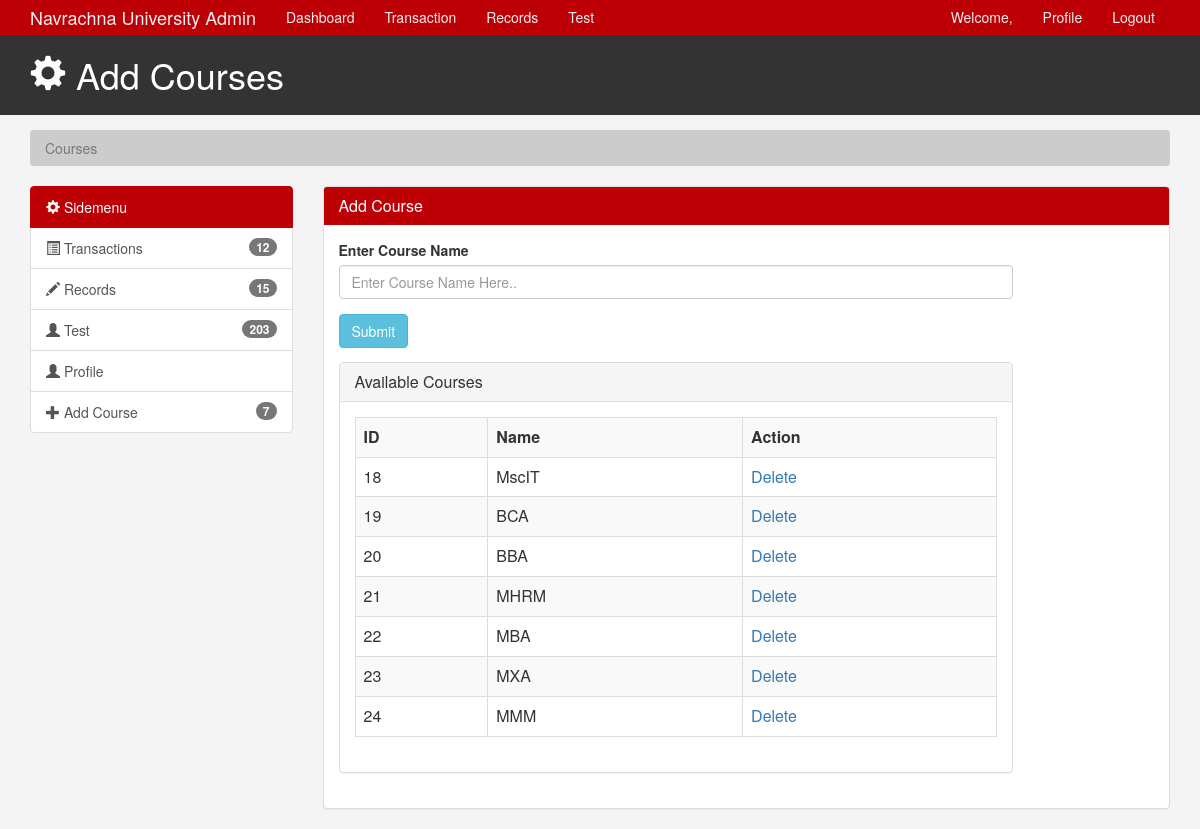
The app's page /admin/addCourse.php (signed in), older data.
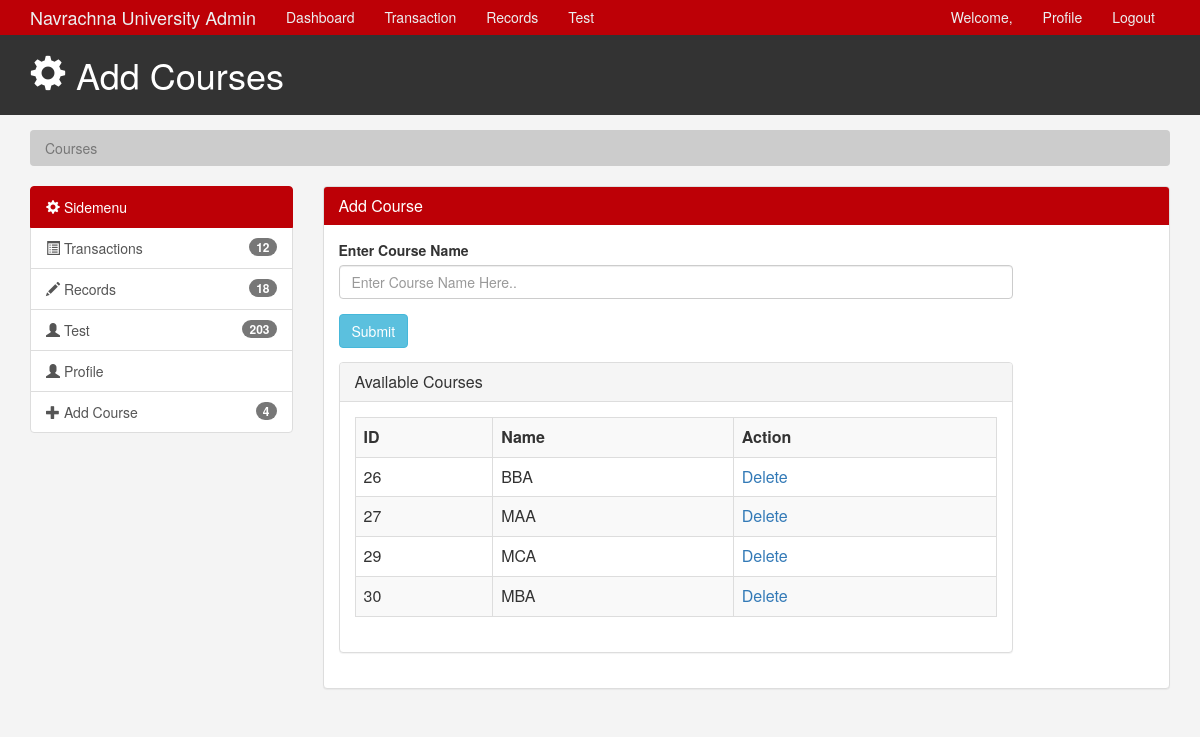
The same page, newer data.
### tables this page shows
CREATE TABLE `courses` (
  `ID` int(2) NOT NULL,
  `coursename` varchar(20) DEFAULT NULL,
  `isActive` tinyint(1) DEFAULT NULL
);

### admin/addCourse.php (the view, shortened to what this page needs)
<?php
	if(isset($_SESSION['email']))
	{
    ?>
<html lang="en">
<head>
   <link href="css/bootstrap.min.css" rel="stylesheet">
   <link href="css/style.css" rel="stylesheet">
</head>
<body>
   <?php include'adminMenu.php' ?>
   <header id="header">
      <div class="container">
         <div class="row">
            <div class="col-md-10">
               <h1><span class="glyphicon glyphicon-cog" aria-hidden="true"></span> Add Courses </h1>
            </div>
         </div>
      </div>
   </header>
   <section id="breadcrumb">
      <div class="container">
         <ol class="breadcrumb">
            <li class="active">Courses</li>
         </ol>
      </div>
   </section>
   <?php include 'side-menu.php' ?>
   <div class="col-md-9">
      <div class="panel panel-default">
         <div class="panel-heading main-color-bg">
            <h3 class="panel-title">Add Course</h3>
         </div>
         <div class="panel-body">
            <div class="row">
               <div class="col-md-10">
                  <form action="adminLoginHandler.php" method="post">
                  <div class="form-group">
                     <label>Enter Course Name</label>
							        <input type="text" name='cname' placeholder="Enter Course Name Here.." class="form-control" required>
						      </div>
                     <input class="btn btn-info" type="submit" name="addCourse" value="Submit">
                     </form>
                     <div class="panel panel-default">
            <div class="panel-heading">
               <h3 class="panel-title">Available Courses</h3>
            </div>
            <div class="panel-body">
            <table class="table table-striped table-hover table-bordered">
               <tr>
                 <th>ID</th>
                 <th>Name</th>
                 <th>Action</th>
               </tr>
             <?php
             $mysqli = mysqli_connect($databaseHost,$databaseUsername,$databasePassword,$databaseName);
             $query = "SELECT * FROM courses ORDER BY id";
             $result = mysqli_query($mysqli,$query);
             while($addrow = mysqli_fetch_array($result))
               {
                 ?>
                 <tr>
                 <td><?php echo $addrow[0];?></td>
                 <td><?php echo $addrow[1];?></td>
                 <td> <a href='deleteCourse.php?id=<?php echo $addrow[0]; ?>'> Delete </a> </td>
                 </tr>
             <?php }
               ?>
            </table>
          </div>
      </div>
                  </div>
               </div>
               </div>
            </div>
         </div>
      </div>
   </div>
   </section>
   </html>
   <?php
  }
else{
?>
  <?php
header("Location: ../admin/");
}
?>

### admin/side-menu.php (shortened to what this page needs)
<?php
	if(isset($_SESSION['email']))
	{
        $databaseHost = "localhost";
        $databaseUsername = "root";
        $databasePassword = "";
        $databaseName = "admission2018";
        $mysqli = new mysqli($databaseHost,$databaseUsername,$databasePassword,$databaseName);
        $query = "SELECT count(*) FROM student_data";
        $q2 = "SELECT count(*) FROM courses";
        $result = $mysqli->query($query) or die($mysqli->error);
		if($result->num_rows > 0)
		{
			while($row = $result->fetch_assoc())
			{
				foreach($row as $val)
				{
                }
            }
        }
        $result2 = $mysqli->query($q2) or die($mysqli->error);
        if($result2->num_rows > 0)
		{
			while($row2 = $result2->fetch_assoc())
			{
				foreach($row2 as $val2)
				{
                }
            }
        }
	}
?>
<section id="main">
<div class="container">
<div class="row">
<div class="col-md-3">
    <div class="list-group">
        <a href="admin.php" class="list-group-item active main-color-bg">
        <span class="glyphicon glyphicon-cog" aria-hidden="true"></span> Sidemenu</a>
        <a href="#" class="list-group-item"><span class="glyphicon glyphicon-list-alt" aria-hidden="true"></span> Transactions <span class="badge">12</span></a>
        <a href="records.php" class="list-group-item"><span class="glyphicon glyphicon-pencil" aria-hidden="true"></span> Records <span class="badge"><?php echo $val;?></span></a>
        <a href="test-questions.php" class="list-group-item"><span class="glyphicon glyphicon-user" aria-hidden="true"></span> Test <span class="badge">203</span></a>
        <a href="#" class="list-group-item"><span class="glyphicon glyphicon-user" aria-hidden="true"></span> Profile <span class="badge"></span></a>
        <a href="addCourse.php" class="list-group-item"><span class="glyphicon glyphicon-plus" aria-hidden="true"></span> Add Course <span class="badge"><?php echo $val2;?> </span></a>
    </div>
</div>

Row changes from the older to the newer data that the page shows:
removed courses: ID "18", coursename "MscIT"
removed courses: ID "19", coursename "BCA"
removed courses: ID "20", coursename "BBA"
removed courses: ID "21", coursename "MHRM"
removed courses: ID "22", coursename "MBA"
removed courses: ID "23", coursename "MXA"
removed courses: ID "24", coursename "MMM"
added courses: ID "26", coursename "BBA"
added courses: ID "27", coursename "MAA"
added courses: ID "29", coursename "MCA"
added courses: ID "30", coursename "MBA"
Text that changed along with them:
$val: "15" → "18"
$val2: "7" → "4"
